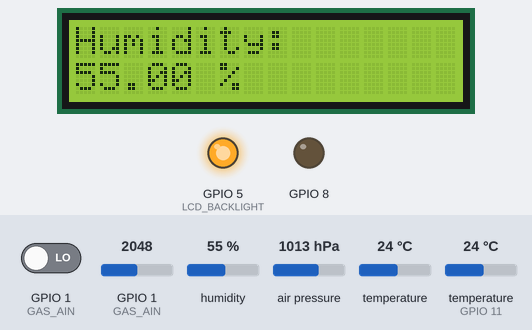
The sketch below on a simulated ESP32-S3. Shown: 16×2 character LCD, output pins drawn as LEDs (lit = HIGH). The test bench sets the inputs (shaded band); at power-on: humidity 55 %, temperature 24 °C, GPIO 1 (GAS_AIN) = 2048, air pressure 1013 hPa, GPIO 1 (GAS_AIN) LOW, temperature (sensor on GPIO 11) 24 °C. WiFi joins after 1.5 s; servers stay silent unless stated; the local clock reads 2024-03-15 10:24:30 at power-on unless the sketch sets it.

Above: at 6.2 s.
6.3 s: humidity set to 22 %
At 16.4 s:
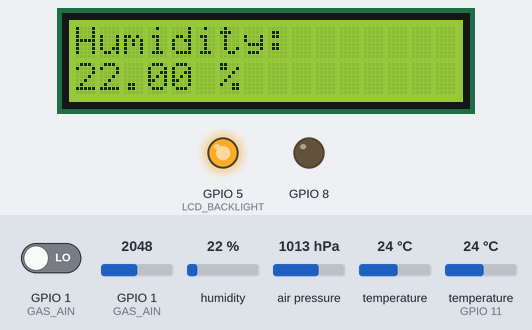
19.1 s: temperature (sensor 0) set to 12 °C
At 29.1 s:
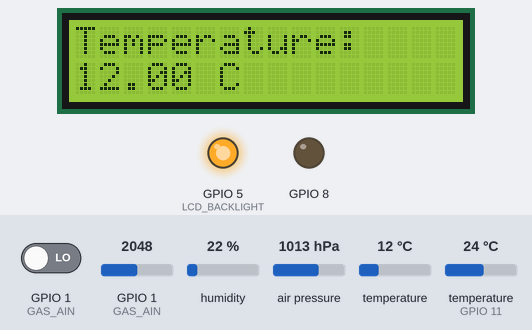
31.7 s: GPIO 1 (GAS_AIN) set to 2866
At 41.7 s:
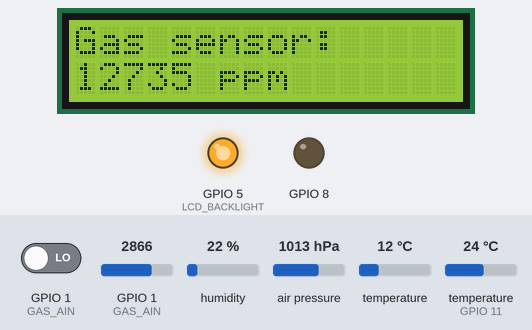
44.2 s: air pressure set to 952 hPa
At 53.2 s:
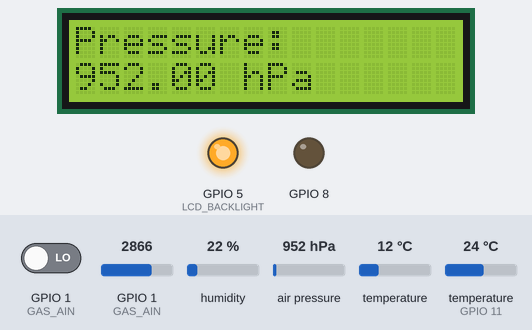
56.8 s: humidity set to 40 %
At 66.8 s:
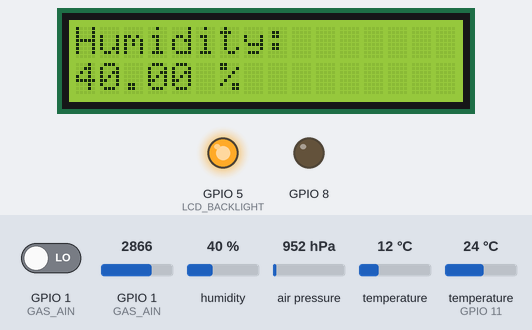
69.3 s: GPIO 1 (GAS_AIN) set to 3972
At 81.5 s:
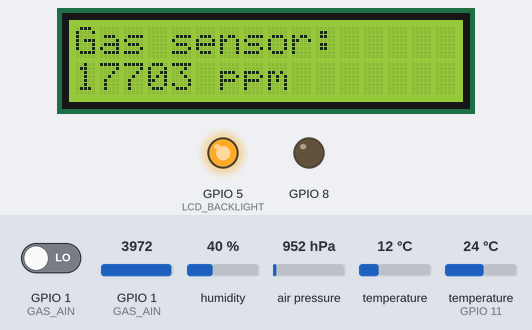
Timing chart, 0 to 82.9 s (numbered marks = the images above; inputs shaded):
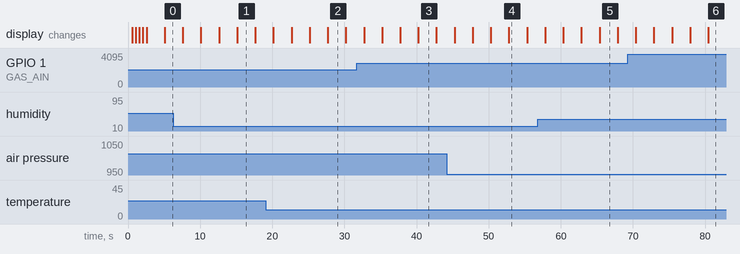

The sketch:

sketch_may22a.ino
```cpp
#include <WiFi.h>
#include "DHT.h"
#include "time.h"
#include <LiquidCrystal.h>
#include <Wire.h>
#include <Adafruit_BMP085.h>
#include <WiFiClientSecure.h>
#include <Ticker.h>

#define DHTPIN 11
#define DHTTYPE DHT11
#define GAS_DIN 12
#define GAS_AIN A0
#define BUZZER_PIN 13
#define LCD_BACKLIGHT A4
#define PUSH_BUTTON_PIN 1

int ad_value, gas;
float h, t, p;
const char *ssid = "esp32-wifi";
const char *password = "123456789";
const char *ntpServer = "pool.ntp.org";
const long gmtOffset_sec = 7200;
const int daylightOffset_sec = 3600;
volatile bool backlightState = false;
bool alarmTriggeredToday = false;

Ticker buttonCheckTicker;
LiquidCrystal lcd(26, 2, 17, 14, 13, 25);
DHT dht(DHTPIN, DHTTYPE);
Adafruit_BMP085 bmp;

void IRAM_ATTR handleButtonPress() {
  backlightState = !backlightState;
  digitalWrite(LCD_BACKLIGHT, backlightState ? HIGH : LOW);
}

void checkButton() {
  static bool lastButtonState = HIGH;
  bool currentButtonState = digitalRead(PUSH_BUTTON_PIN);
  if (lastButtonState == HIGH && currentButtonState == LOW) {
    handleButtonPress();
  }
  lastButtonState = currentButtonState;
}

void setup() {
  lcd.begin(16, 2);
  dht.begin();
  if (!bmp.begin()) {
    while (1) {}
  }

  pinMode(GAS_DIN, INPUT);
  pinMode(GAS_AIN, INPUT);
  pinMode(PUSH_BUTTON_PIN, INPUT);
  pinMode(BUZZER_PIN, OUTPUT);
  pinMode(LCD_BACKLIGHT, OUTPUT);
  digitalWrite(LCD_BACKLIGHT, HIGH);
  pinMode(8, OUTPUT);
  digitalWrite(8, LOW);

  lcd.clear();
  lcd.setCursor(0, 0);
  lcd.print("Connecting to");
  lcd.setCursor(0, 1);
  lcd.print("wifi");
  WiFi.begin(ssid, password);

  unsigned long startAttemptTime = millis();
  while (WiFi.status() != WL_CONNECTED && millis() - startAttemptTime < 10000) {
    for (int i = 0; i < 3; i++) {
      delay(500);
      lcd.print(".");
    }
    delay(500);
    lcd.setCursor(0, 1);
    lcd.print("wifi   ");
    delay(500);
    lcd.setCursor(0, 1);
    lcd.print("wifi");
  }

  if (WiFi.status() == WL_CONNECTED) {
    lcd.clear();
    lcd.setCursor(0, 0);
    lcd.print("Connected to:");
    lcd.setCursor(0, 1);
    lcd.print(ssid);
    configTime(gmtOffset_sec, daylightOffset_sec, ntpServer);
  } else {
    lcd.clear();
    lcd.home();
    lcd.print("Couldn't connect");
    lcd.setCursor(0, 1);
    lcd.print("to wifi");
  }
  delay(2500);
  buttonCheckTicker.attach(0.05, checkButton);
}

void DisplaySensorData(int ad_value, float h, float t, float p) {
  lcd.clear();
  lcd.setCursor(0, 0);
  lcd.print("Humidity: ");
  lcd.setCursor(0, 1);
  lcd.print(h);
  lcd.print(" %");
  delay(2500);

  lcd.clear();
  lcd.setCursor(0, 0);
  lcd.print("Temperature: ");
  lcd.setCursor(0, 1);
  lcd.print(t);
  lcd.print(" C");
  delay(2500);

  lcd.clear();
  lcd.setCursor(0, 0);
  lcd.print("Gas sensor: ");
  lcd.setCursor(0, 1);
  lcd.print(ad_value);
  lcd.print(" ppm");
  delay(2500);

  lcd.clear();
  lcd.setCursor(0, 0);
  lcd.print("Pressure: ");
  lcd.setCursor(0, 1);
  lcd.print(p);
  lcd.print(" hPa");
  delay(2500);
}

void AlarmClock() {
  struct tm timeinfo;
  if (!getLocalTime(&timeinfo)) {
    return;
  }

  int currentHour = timeinfo.tm_hour;
  int currentMinute = timeinfo.tm_min;

  if ((currentHour == 15 && currentMinute == 5) && !alarmTriggeredToday) {  // Set alarm time here
    alarmTriggeredToday = true;

    digitalWrite(LCD_BACKLIGHT, HIGH);
    lcd.clear();

    unsigned long startMillis = millis();
    unsigned long currentMillis = startMillis;

    while (currentMillis - startMillis < 30000) {  // Alarm duration (30 seconds)
      lcd.setCursor(0, 0);
      lcd.print("Good morning!");
      lcd.setCursor(0, 1);
      lcd.print("Time to wake up!");
      digitalWrite(BUZZER_PIN, HIGH);
      delay(150);
      digitalWrite(BUZZER_PIN, LOW);
      delay(150);
      if (touchRead(T1) <= 40) {  // Assuming a touch sensor on pin T1
        return;
      }
      currentMillis = millis();
    }
  }

  if (currentHour == 0 && currentMinute == 0) {
    alarmTriggeredToday = false;
  }
}

void loop() {
  AlarmClock();
  gas = analogRead(GAS_AIN);
  ad_value = gas - 120;
  ad_value = map(ad_value, 0, 1024, 400, 5000);
  h = dht.readHumidity();
  t = bmp.readTemperature();
  p = bmp.readPressure() / 100.0;
  if (isnan(h) || isnan(t) || isnan(ad_value)) {
    return;
  }
  DisplaySensorData(ad_value, h, t, p);
}
```

Measured:
- what the display in image 1 shows lasts 2.5 s, from 15.2 s to 17.7 s
